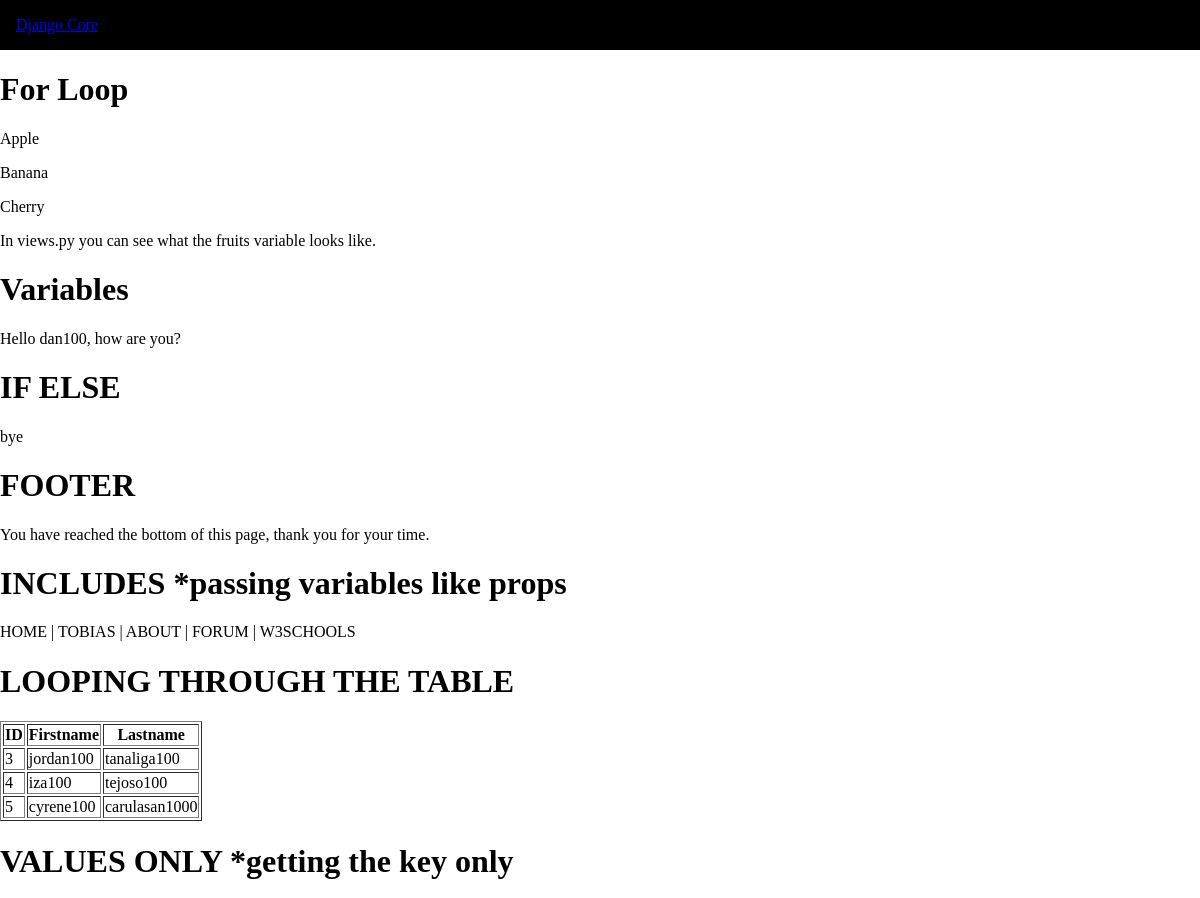
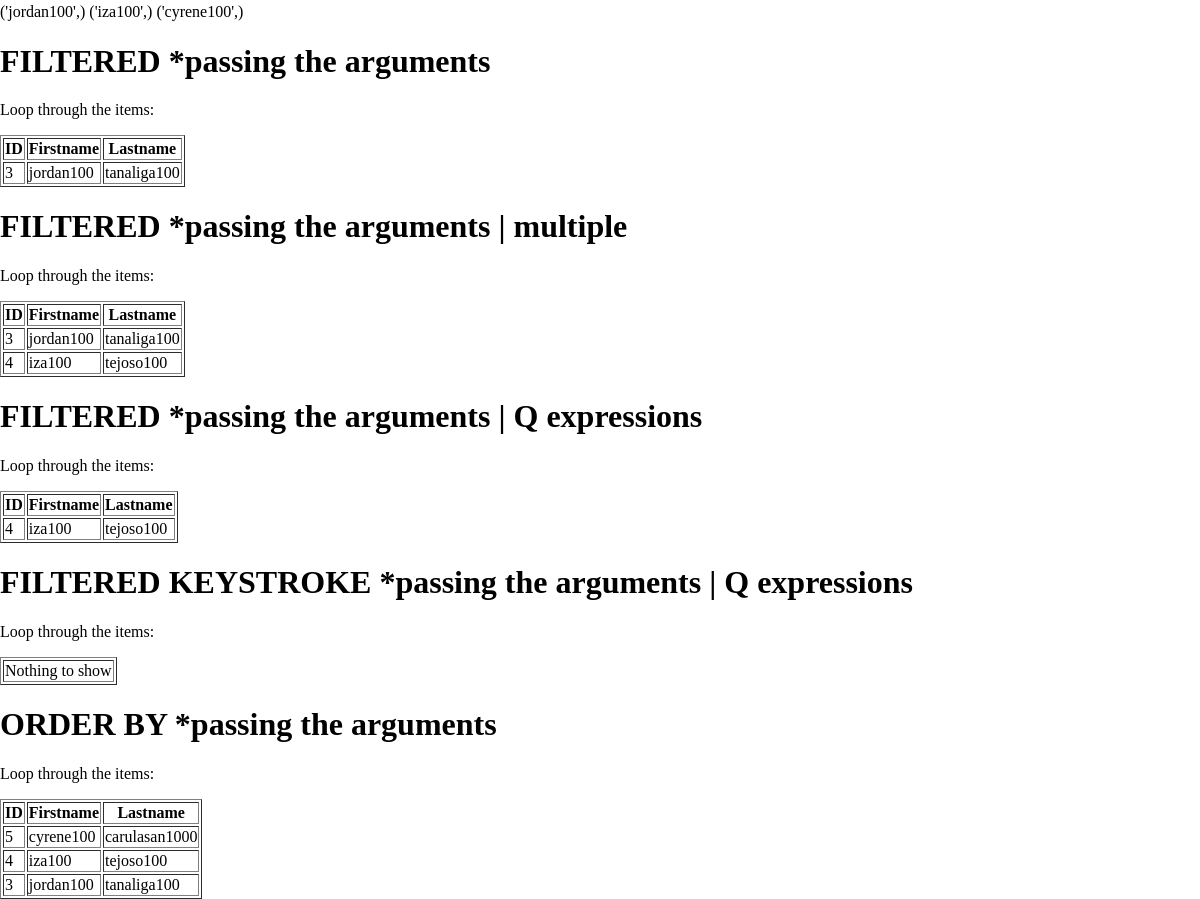
Before: /testing/ with the older database file (2 pictures, top to bottom).
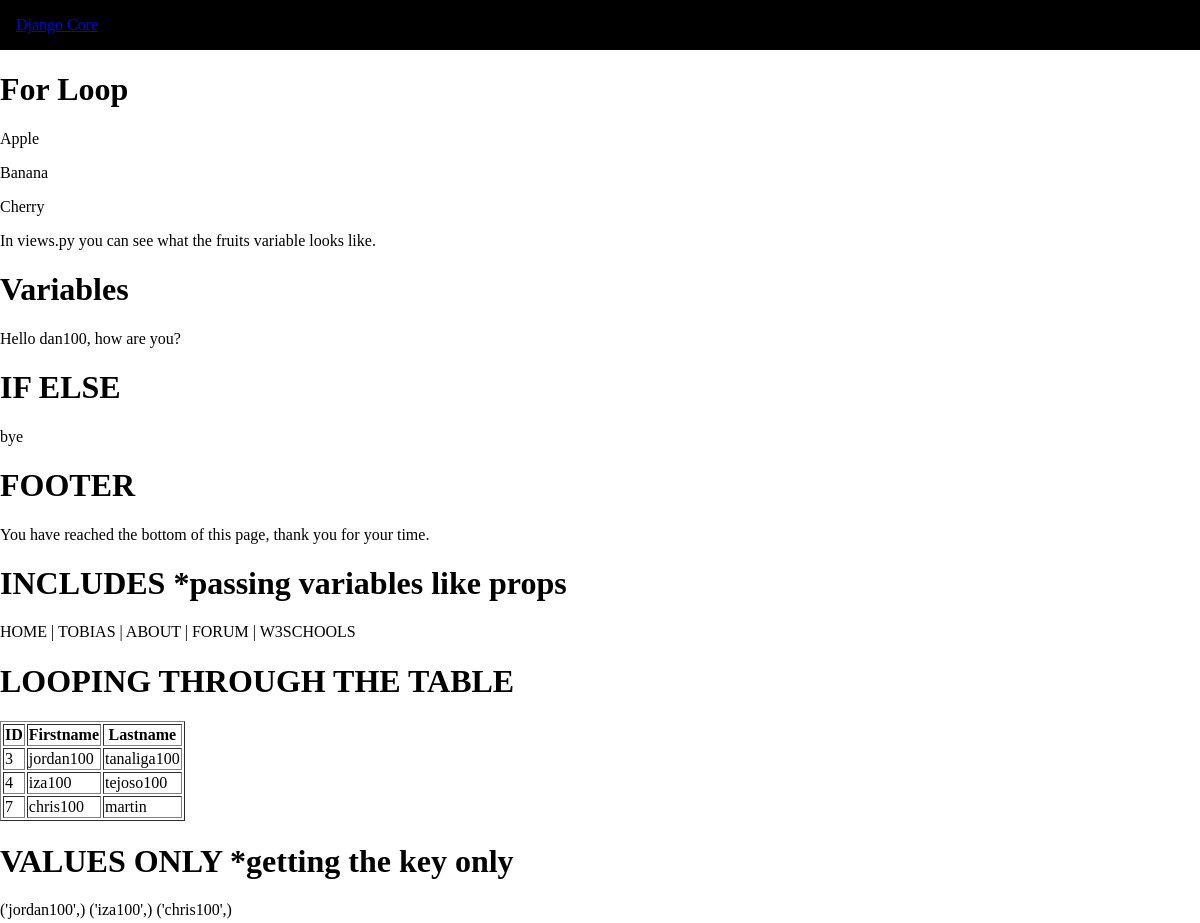
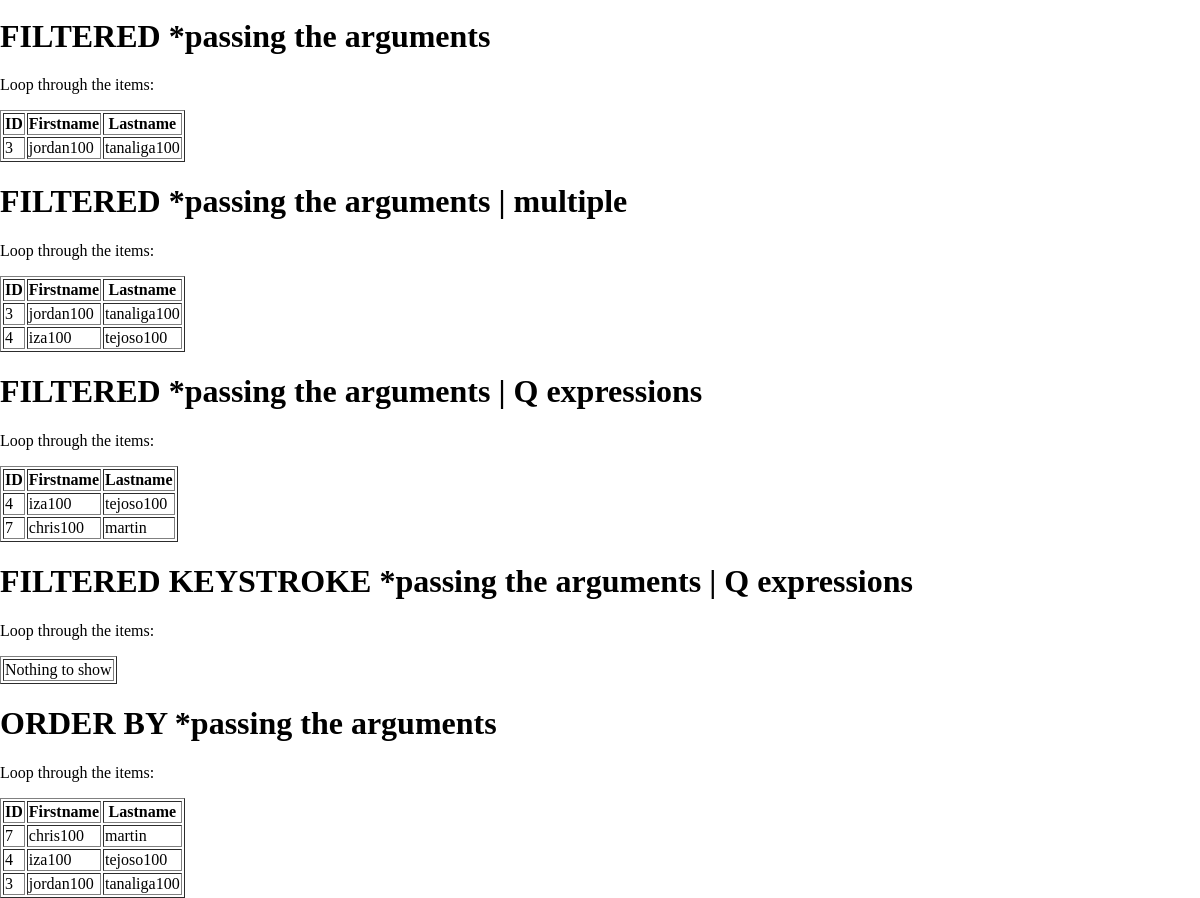
After: the same page with the newer database file (2 pictures, top to bottom).
### members/models.py (models this page shows, shortened)
class Member(models.Model):
  firstname = models.CharField(max_length=255)
  lastname = models.CharField(max_length=255)
  phone = models.IntegerField(null=True)
  joined_date = models.DateField(null=True)

### members/views.py (the view)
# urls.py: path('testing/', views.testing, name="testing")
def testing(request):
    template = loader.get_template("template.html")
    mymembers = Member.objects.all().values()
    mydata = Member.objects.all()
    values_list = Member.objects.values_list('firstname')
    filtered = Member.objects.filter(firstname='jordan100').values()
    filtered_mul = Member.objects.filter(firstname="jordan100").values() | Member.objects.filter(lastname="tejoso100").values()
    filtered_q = Member.objects.filter(Q(firstname="chris100") | Q(lastname="tejoso100"))
    filtered_char = Member.objects.filter(firstname__startswith="jr").values()
    order_by = Member.objects.all().order_by('firstname').values()
    context = {
        "fruits": ["Apple", "Banana", "Cherry"],
        "name": "jordantanaliga100",
        "lists": mymembers,
        "mymembers": mydata,
        "values_list": values_list,
        "filtered": filtered,
        "filtered_mul": filtered_mul,
        "filtered_q": filtered_q,
        "filtered_char": filtered_char,
        "order_by": order_by,
    }
    return HttpResponse(template.render(context, request))

### members/templates/template.html (shortened to what this page needs)
{% extends "master.html" %}
{% block content %}
<h1>For Loop </h1>
  {% for x  in fruits %}
  <p> {{x}} </p>
  {% endfor%}
  <p>In views.py you can see what the fruits variable looks like.</p>
<h1>Variables </h1>
{% with name="dan100"%}
<p>Hello {{ name }}, how are you?</p>
{% endwith %}
<h1>IF ELSE </h1>
{% if greeting == 1 %}
<p> hello</p>
  {% else %}
  <p> bye </p>
  {% endif %}
<h1>FOOTER </h1>
{% include "footer.html" %}
<h1>INCLUDES *passing variables like props</h1>
{% include "mymenu.html" with me="TOBIAS" sponsor="W3SCHOOLS" %}
<h1>LOOPING THROUGH THE TABLE</h1>
<table border='1'>
  <tr>
    <th>ID</th>
    <th>Firstname</th>
    <th>Lastname</th>
  </tr>
  {% for x in mymembers %}
    <tr>
      <td>{{ x.id }}</td>
        <td>{{ x.firstname }}</td>
      <td>{{ x.lastname }}</td>
    </tr>
  {% endfor %}
</table>
<h1>VALUES ONLY *getting the key only</h1>
{% for x in values_list  %}
  <td>{{ x }}</td>
{% endfor %}
<h1>FILTERED *passing the arguments</h1>
<p>Loop through the items:</p>
<table border='1'>
  <tr>
    <th>ID</th>
    <th>Firstname</th>
    <th>Lastname</th>
  </tr>
  {% for x in filtered %}
    <tr>
      <td>{{ x.id }}</td>
      <td>{{ x.firstname }}</td>
      <td>{{ x.lastname }}</td>
    </tr>
  {% endfor %}
</table>
<h1>FILTERED *passing the arguments | multiple</h1>
<p>Loop through the items:</p>
<table border='1'>
  <tr>
    <th>ID</th>
    <th>Firstname</th>
    <th>Lastname</th>
  </tr>
  {% for x in filtered_mul %}
    <tr>
      <td>{{ x.id }}</td>
      <td>{{ x.firstname }}</td>
      <td>{{ x.lastname }}</td>
    </tr>
  {% endfor %}
</table>
<h1>FILTERED *passing the arguments | Q expressions</h1>
<p>Loop through the items:</p>
<table border='1'>
  <tr>
    <th>ID</th>
    <th>Firstname</th>
    <th>Lastname</th>
  </tr>
  {% for x in filtered_q %}
    <tr>
      <td>{{ x.id }}</td>
      <td>{{ x.firstname }}</td>
      <td>{{ x.lastname }}</td>
    </tr>
  {% endfor %}
</table>
<h1>FILTERED KEYSTROKE *passing the arguments | Q expressions</h1>
<p>Loop through the items:</p>
<table border='1'>
  {% if filtered_char %}
  <tr>
    <th>ID</th>
    <th>Firstname</th>
    <th>Lastname</th>
  </tr>
  {% for x in filtered_char %}
  <tr>
    <td>{{ x.id }}</td>
    <td>{{ x.firstname }}</td>
    <td>{{ x.lastname }}</td>
  </tr>
  {% endfor %}
  {% else %}
  <tr>
    <td colspan="3">Nothing to show</td>
  </tr>
  {% endif %}
</table>
<h1>ORDER BY *passing the arguments</h1>
<p>Loop through the items:</p>
<table border='1'>
  {% if order_by %}
  <tr>
    <th>ID</th>
    <th>Firstname</th>
    <th>Lastname</th>
  </tr>
  {% for x in order_by %}
  <tr>
    <td>{{ x.id }}</td>
    <td>{{ x.firstname }}</td>
    <td>{{ x.lastname }}</td>
  </tr>
  {% endfor %}
  {% else %}
  <tr>
    <td colspan="3">Nothing to show</td>
  </tr>
  {% endif %}
</table>
{% endblock%}

### members/templates/master.html (shortened to what this page needs)
<!DOCTYPE html>
<html lang='en'>
<head>
</head>
<body>
  <nav><a href="/"> Django Core </a> </nav>
{% block content %}
{% endblock %}
</body>
</html>

### members/templates/footer.html
<p>You have reached the bottom of this page, thank you for your time.</p>

### members/templates/mymenu.html
<div>HOME | {{ me }} | ABOUT | FORUM | {{ sponsor }}</div>

### members/templates/master.html (style rules this page uses)
body { padding: 0; margin: 0; box-sizing: border-box; }
nav { color: white; background-color: black; padding: 1rem; }

Changed rows visible on the page:
removed Member: id "5", firstname "cyrene100", lastname "carulasan1000"
added Member: id "7", firstname "chris100", lastname "martin"
Other visible differences:
new list line: "('chris100',)"
list line gone: "('cyrene100',)"
